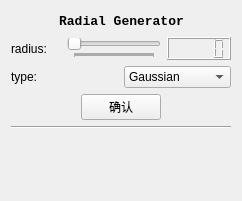
<?xml version="1.0" encoding="UTF-8"?>
<ui version="4.0">
 <class>RadialWidget</class>
 <widget class="QWidget" name="RadialWidget">
  <property name="geometry">
   <rect>
    <x>0</x>
    <y>0</y>
    <width>242</width>
    <height>201</height>
   </rect>
  </property>
  <property name="windowTitle">
   <string>Radial Generator</string>
  </property>
  <layout class="QVBoxLayout" name="verticalLayout">
   <item>
    <layout class="QHBoxLayout" name="horizontalLayout">
     <item>
      <spacer name="horizontalSpacer">
       <property name="orientation">
        <enum>Qt::Horizontal</enum>
       </property>
       <property name="sizeHint" stdset="0">
        <size>
         <width>40</width>
         <height>20</height>
        </size>
       </property>
      </spacer>
     </item>
     <item>
      <widget class="QLabel" name="label">
       <property name="font">
        <font>
         <family>Courier New</family>
         <pointsize>10</pointsize>
         <weight>75</weight>
         <bold>true</bold>
        </font>
       </property>
       <property name="text">
        <string>Radial Generator</string>
       </property>
       <property name="alignment">
        <set>Qt::AlignCenter</set>
       </property>
      </widget>
     </item>
     <item>
      <spacer name="horizontalSpacer_2">
       <property name="orientation">
        <enum>Qt::Horizontal</enum>
       </property>
       <property name="sizeHint" stdset="0">
        <size>
         <width>40</width>
         <height>20</height>
        </size>
       </property>
      </spacer>
     </item>
    </layout>
   </item>
   <item>
    <layout class="QHBoxLayout" name="horizontalLayout_3">
     <item>
      <widget class="QLabel" name="label_3">
       <property name="text">
        <string>radius:    </string>
       </property>
      </widget>
     </item>
     <item>
      <widget class="QSlider" name="radius_SL">
       <property name="maximum">
        <number>255</number>
       </property>
       <property name="pageStep">
        <number>1</number>
       </property>
       <property name="orientation">
        <enum>Qt::Horizontal</enum>
       </property>
       <property name="tickPosition">
        <enum>QSlider::TicksBelow</enum>
       </property>
      </widget>
     </item>
     <item>
      <widget class="QLCDNumber" name="radius_LCD"/>
     </item>
    </layout>
   </item>
   <item>
    <layout class="QHBoxLayout" name="horizontalLayout_2">
     <item>
      <widget class="QLabel" name="label_4">
       <property name="text">
        <string>type: </string>
       </property>
      </widget>
     </item>
     <item>
      <widget class="QComboBox" name="type_CB">
       <item>
        <property name="text">
         <string>Gaussian</string>
        </property>
       </item>
       <item>
        <property name="text">
         <string>Diamond</string>
        </property>
       </item>
       <item>
        <property name="text">
         <string>Cone</string>
        </property>
       </item>
      </widget>
     </item>
    </layout>
   </item>
   <item>
    <layout class="QHBoxLayout" name="horizontalLayout_4">
     <item>
      <spacer name="horizontalSpacer_4">
       <property name="orientation">
        <enum>Qt::Horizontal</enum>
       </property>
       <property name="sizeHint" stdset="0">
        <size>
         <width>40</width>
         <height>20</height>
        </size>
       </property>
      </spacer>
     </item>
     <item>
      <widget class="QPushButton" name="confirm_BT">
       <property name="text">
        <string>确认</string>
       </property>
      </widget>
     </item>
     <item>
      <spacer name="horizontalSpacer_3">
       <property name="orientation">
        <enum>Qt::Horizontal</enum>
       </property>
       <property name="sizeHint" stdset="0">
        <size>
         <width>40</width>
         <height>20</height>
        </size>
       </property>
      </spacer>
     </item>
    </layout>
   </item>
   <item>
    <widget class="Line" name="line">
     <property name="orientation">
      <enum>Qt::Horizontal</enum>
     </property>
    </widget>
   </item>
   <item>
    <spacer name="verticalSpacer">
     <property name="orientation">
      <enum>Qt::Vertical</enum>
     </property>
     <property name="sizeHint" stdset="0">
      <size>
       <width>20</width>
       <height>49</height>
      </size>
     </property>
    </spacer>
   </item>
  </layout>
  <zorder>line</zorder>
  <zorder>verticalSpacer</zorder>
 </widget>
 <resources/>
 <connections>
  <connection>
   <sender>radius_SL</sender>
   <signal>valueChanged(int)</signal>
   <receiver>radius_LCD</receiver>
   <slot>display(int)</slot>
   <hints>
    <hint type="sourcelabel">
     <x>138</x>
     <y>51</y>
    </hint>
    <hint type="destinationlabel">
     <x>183</x>
     <y>53</y>
    </hint>
   </hints>
  </connection>
 </connections>
</ui>
